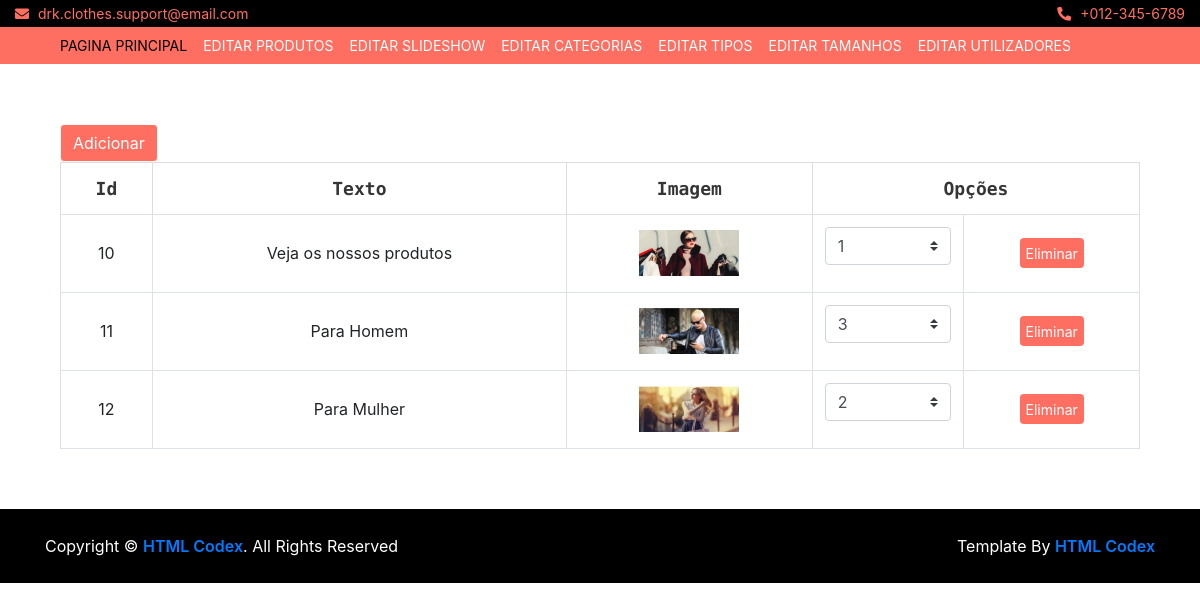
The page /admin/slideshow-image-list.php on the database its author committed.
### tables this page shows
CREATE TABLE `slideshowimagens`  (
  `slideshowImagemId` int NOT NULL AUTO_INCREMENT,
  `slideshowImagemURL` varchar(255) NOT NULL,
  `slideshowImagemTexto` varchar(100) NOT NULL,
  `slideshowImagemCat` int NOT NULL,
  `slideshowImagemGen` enum('M','F','U','T') NOT NULL,
  `slideshowImagemOrd` int NOT NULL DEFAULT 1,
  PRIMARY KEY (`slideshowImagemId`) USING BTREE
);

### admin/slideshow-image-list.php (the view, shortened to what this page needs)
<?php
include_once ("includes/body.inc.php");
?>
<head>
    <link rel="stylesheet" href="https://stackpath.bootstrapcdn.com/bootstrap/4.5.0/css/bootstrap.min.css">
</head>
<body>
<div class="wishlist-page">
    <div class="container-fluid">
        <div class="wishlist-page-inner">
            <div class="row">
                <div class="col-md-12">
                    <div class="table-responsive">
                        <div class="container">
                            <?php
                            echo "<button type='button' class='btn btn-light' onclick=\"add();\" style='background: #FF6F61; color: #FFF'>Adicionar</button>";
                            ?>
                            <table class="table table-bordered">
                                <tr>
                                    <thead class="thead-dark">
                                        <th align='center'>Id</th>
                                        <th align='center'>Texto</th>
                                        <th align='center'>Imagem</th>
                                        <th colspan="4" align='center'>Opções</th>
                                    </thead>
                                </tr>
                                        <tr>
                                            <?php
                                            $sql="Select * from slideshowImagens";
                                            $result=mysqli_query($con,$sql);
                                            $nimg= mysqli_num_rows ( $result );
                                                while($dados=mysqli_fetch_array($result)){
                                                    echo "<tr>";
                                                    echo "<td align='center'>".$dados['slideshowImagemId']."</td>";
                                                    echo "<td align='center'>".$dados['slideshowImagemTexto']."</td>";
                                                    echo "<td align='center'><img width=100px src=\"../".$dados['slideshowImagemURL']."\"></td>";
                                            ?>
                                            <form action="confirm-edit-slideshow-order.php" method="post" enctype="multipart/form-data">
                                                <td align="center">
                                                <select onchange="this.form.submit()" type="submit" class="custom-select" id="ord" name="ord">
                                                    <?php
                                                        for ($i=1;$i<=$nimg;$i++) {
                                                            $selected = "";
                                                            if ($dados['slideshowImagemOrd']==$i) {
                                                                $selected = "selected";
                                                            }
                                                            echo "<option $selected value='".$i."'>$i</option>";
                                                        }
                                                    ?>
                                                </select>
                                                    </td>
                                            </form>
                                            <?php
                                                    echo "<td align='center'><button type='button' class='btn-cart' onclick=\"confirmDelete(".$dados['slideshowImagemId'].");\">Eliminar</button></td>";
                                                    echo "</tr>";
                                                }
                                            ?>
                                        </tr>
                            </table>
                        </div>
                    </div>
                </div>
            </div>
        </div>
    </div>
</div>
</body>

### admin/css/style.css (style rules this page uses)
body { color: #353535; font-family: 'Open Sans', sans-serif; font-weight: 400; background: #f3f6ff; }
@media (min-width: 992px) { .container-fluid { padding-right: 60px; padding-left: 60px; } }
.form-control, .custom-select { width: 100%; height: 35px; padding: 0 15px; color: #999999; border: 1px solid #dddddd; margin-bottom: 15px }
.btn { color: #FF6F61; background: #ffffff; border: 1px solid #FF6F61; }
.wishlist-page { position: relative; padding: 30px 0; }
.wishlist-page .wishlist-page-inner { padding: 30px; background: #ffffff; }
.wishlist-page .table { width: 100%; text-align: center; margin-bottom: 0; }
.wishlist-page .table .thead-dark th { font-family: 'Source Code Pro', monospace; font-size: 18px; font-weight: 700; color: #353535; text-align: center; background: transparent; border-color: #dddddd; border-bottom: none; vertical-align: middle; }
.wishlist-page .table td { font-size: 16px; vertical-align: middle; }
.wishlist-page .table button { width: 30px; height: 30px; font-size: 14px; text-align: center; color: #ffffff; background: #FF6F61; border: none; border-radius: 4px; }
.wishlist-page .table button.btn-cart { width: auto; }

### rows shown on the page
slideshowimagens: slideshowImagemId "10", slideshowImagemTexto "Veja os nossos produtos", slideshowImagemURL (picture)
slideshowimagens: slideshowImagemId "11", slideshowImagemTexto "Para Homem", slideshowImagemURL (picture)
slideshowimagens: slideshowImagemId "12", slideshowImagemTexto "Para Mulher", slideshowImagemURL (picture)

### other values the page prints
form field ord "1"
form field ord "3"
form field ord "2"
